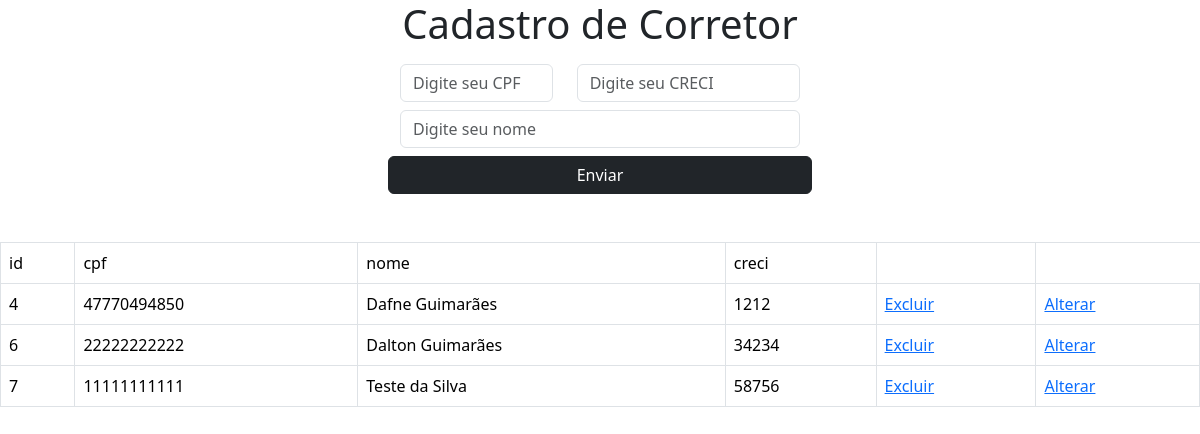
Screenshot of /desafio/index.php with the database file from the repository.
### tables this page shows
CREATE TABLE `corretores` (
  `id` int(11) NOT NULL,
  `cpf` varchar(11) NOT NULL,
  `nome` varchar(30) NOT NULL,
  `creci` varchar(5) NOT NULL
);

### desafio/index.php (the view, shortened to what this page needs)
<!DOCTYPE html>
<html lang="pr-br">
<head>
    <link href="https://cdn.jsdelivr.net/npm/bootstrap@5.3.3/dist/css/bootstrap.min.css" rel="stylesheet"
>
</head>
<body>
    <section class="content">
        <h1 class="w-100 text-center">Cadastro de Corretor</h1>
        <div class="d-flex justify-content-center">
            <form class="form col-4 needs-validation g-3" method="POST" action="corretor.php"
                onsubmit="return validateForm()" novalidate="" name="cadastroCorretor">
                <div class="row my-2 px-0">
                    <div class="col-5">
                        <input type="text" class="field form-control" name="cpf" placeholder="Digite seu CPF">
                    </div>
                    <div class="col">
                        <input type="text" class="field form-control" name="creci" placeholder="Digite seu CRECI">
                    </div>
                </div>
                <div class="row my-2 mx-0">
                    <input type="text" class="field form-control" name="nome" placeholder="Digite seu nome">
                </div>
                <div class="row"><input class="btn btn-dark" type="submit" value="Enviar"></div>
            </form>
        </div>
    </section>
    <br><br>
    <section>
        <div class="d-flex justify-content-center">
            <?php
                $conexao = Conectar();
                $corretores = mysqli_query($conexao, "SELECT * FROM corretores");
                echo '<table class="table table-bordered"><tr class="data-heading">';
                while ($property = mysqli_fetch_field($corretores)) {
                    echo '<td>' . htmlspecialchars($property->name) . '</td>';
                }
                echo '<td></td>';
                echo '</tr>';
                while ($row = mysqli_fetch_row($corretores)) {
                    echo "<tr>";
                    foreach ($row as $item) {
                    echo '<td>' . htmlspecialchars($item) . '</td>';
                    }
                echo "<td><a href='excluir.php?id=" . $row[0] . "'>Excluir</a></td>";
                echo "<td><a href='editar.php?id=" . $row[0] . "'>Alterar</a></td>";
                echo '</tr>';
                }
                echo "</table>";
            ?>
        </div>
    </section>
</body>
</html>

### rows the page displays
corretores: id "4", cpf "47770494850", nome "Dafne Guimarães", creci "1212"
corretores: id "6", cpf "22222222222", nome "Dalton Guimarães", creci "34234"
corretores: id "7", cpf "11111111111", nome "Teste da Silva", creci "58756"

### other values shown
$property->name "id"
$property->name "cpf"
$property->name "nome"
$property->name "creci"
